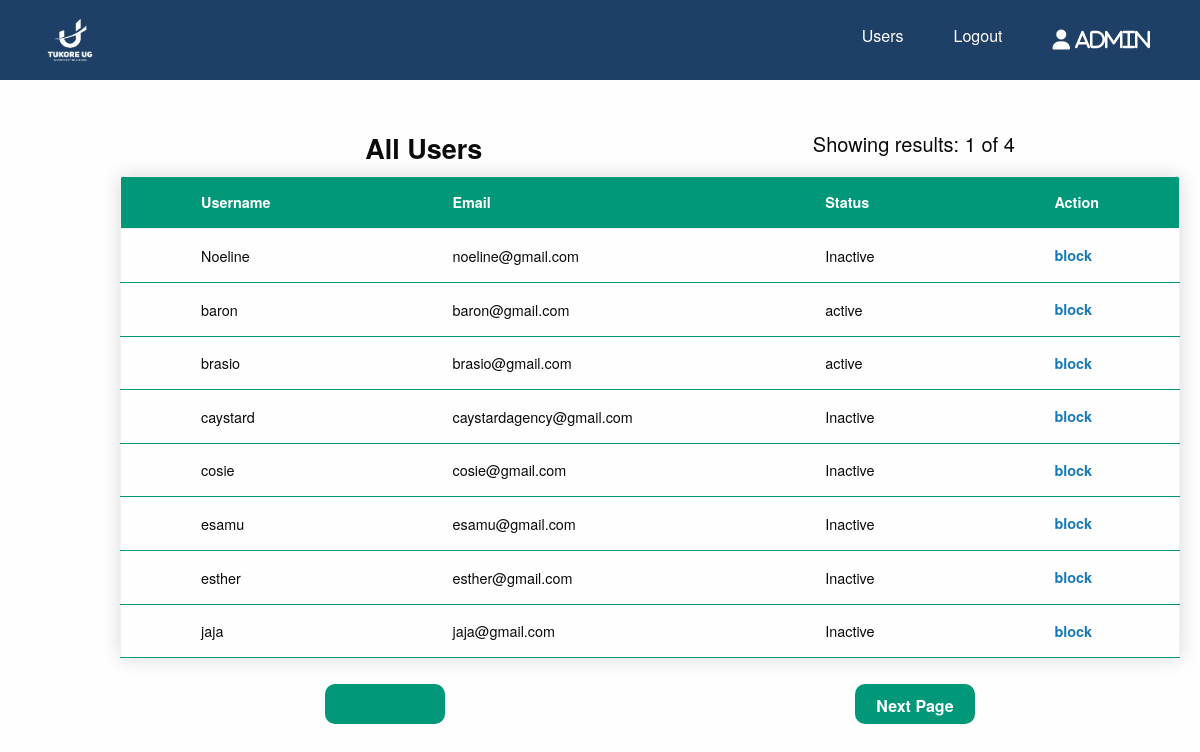
The app's page /user/admin/dashboard/users, older data.
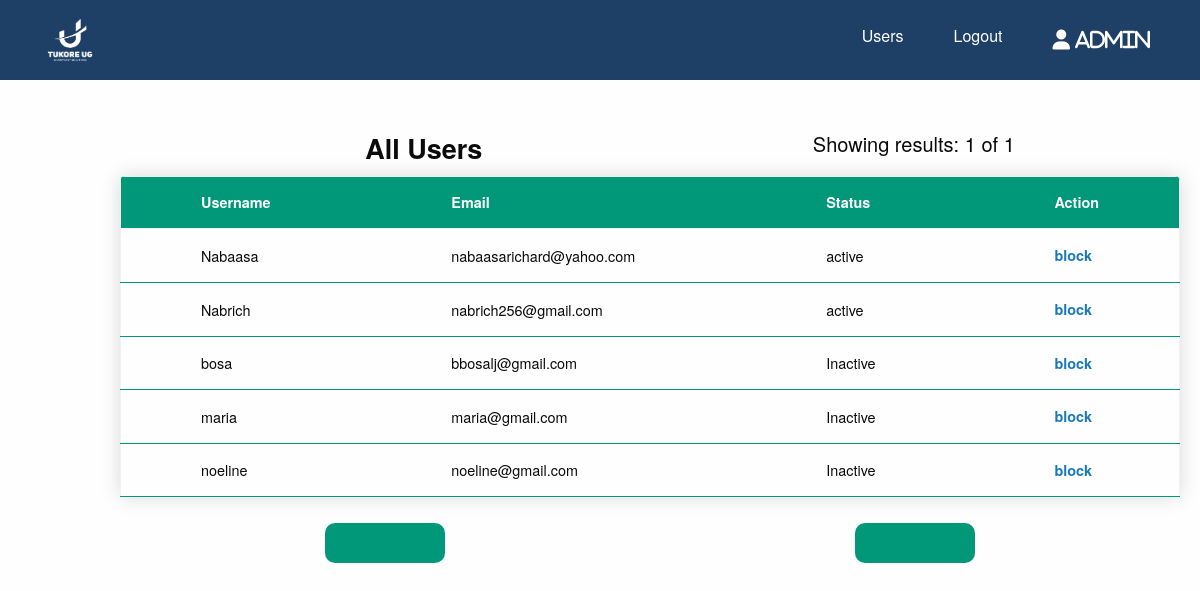
The same page, newer data.
### main/models.py (models this page shows, shortened)
class User(AbstractBaseUser, PermissionsMixin):
    username = models.CharField(max_length=254, blank=False, default='bosa')
    email = models.EmailField(max_length=254, unique=True)
    password = models.CharField(max_length=254,blank=False)
    paid = models.BooleanField(default=False)
    ref_code = models.CharField(max_length=12) #for generating the unique code.
    is_staff = models.BooleanField(default=False)
    is_superuser = models.BooleanField(default=False)
    now_admin = models.BooleanField(default=False)
    is_blocked = models.BooleanField(default=False)
    is_active = models.BooleanField(default=True)
    last_login = models.DateTimeField(null=True, blank=True)
    date_joined = models.DateTimeField(auto_now_add=True)
    ref_link = models.URLField()
    account_type = models.CharField(max_length=8, choices=Accounts,default="SILVER")
    total_deposits = models.PositiveIntegerField(default=0)
    total_withdraws = models.PositiveIntegerField(default=0)
    total_balance = models.PositiveIntegerField(default=0)
    total_profits = models.PositiveIntegerField(default=0)
    USERNAME_FIELD = 'email'
    EMAIL_FIELD = 'email'
    REQUIRED_FIELDS = ['username']
    objects = UserManager()
    class Meta:
        unique_together = ("username","email")#username and email should be unique

### main/views.py (the view)
# urls.py: path('user/admin/dashboard/users', views.get_users, name="all_users"),
def get_users(request):
    users = User.objects.all().order_by("username").exclude(now_admin=True)
    paginator = Paginator(users, per_page=8)
    num_pages = paginator.num_pages
    page_num = request.GET.get('page', 1)
    try:
        page = paginator.page(page_num)
    except EmptyPage:
        page = paginator.page(1)
    page_object = paginator.page(page_num)
    return render(request, "main/users.html", {"page_obj": page_object,"num_pages":num_pages,"page_num":page_num})

### main/templates/main/users.html (shortened to what this page needs)
{% extends "main/base.html" %}
{% load static %}
{% block content %}
    <section>
        {% include "main/snippets/admintop.html"  %}
                <div class="table_col">
                    <div class="foc_div">
                        <h4>All Users</h4>
                        <h5>Showing results: {{ page_num  }} of {{ num_pages }} </h5>
                    </div>
                    {% if page_obj  %}
                        <table class="content-table">
                            <thead>
                                <tr>
                                    <th>Username</th>
                                    <th>Email</th>
                                    <th>Status</th>
                                    <th>Action</th>
                                </tr>
                            </thead>
                            {% for user in page_obj %}
                                <tbody>
                                    <tr>
                                        <td>{{ user.username }}</td>
                                        <td>{{ user.email }}</td>
                                        {% if user.paid %}
                                            <td>active</td>
                                        {% else %}
                                            <td>Inactive</td>
                                        {% endif %}
                                        {% if user.is_blocked %}
                                            <td class="block_user">
                                                <a href="{% url 'main:unblock' id=user.id %}">
                                                   Un block
                                                </a>
                                            </td>
                                        {% else %}
                                            <td class="block_user">
                                                <a href="{% url 'main:block' id=user.id %}">
                                                    block
                                                </a>
                                            </td>
                                        {% endif %}
                                    </tr>
                                </tbody>
                            {% endfor %}
                        </table>
                        <div class="bobu">
                            <span class="first">
                            </span>
                            <span class="another">
                                {% if page_obj.has_next %}
                                    <a href="{% url 'main:all_users' %}?page={{ page_obj.next_page_number }}">Next Page</a>
                                {% endif %}
                            </span>
                        </div>
                    {% else %}
                        <h5 style="text-align:center;">No users found </h5>
                    {% endif %}
                </div>
    </section>
{% endblock %}

Row changes from the older to the newer data that the page shows:
removed User: username "Noeline", email "noeline@gmail.com", paid "Inactive", is_blocked "block"
removed User: username "baron", email "baron@gmail.com", paid "active", is_blocked "block"
removed User: username "brasio", email "brasio@gmail.com", paid "active", is_blocked "block"
removed User: username "caystard", email "caystardagency@gmail.com", paid "Inactive", is_blocked "block"
removed User: username "esamu", email "esamu@gmail.com", paid "Inactive", is_blocked "block"
removed User: username "esther", email "esther@gmail.com", paid "Inactive", is_blocked "block"
removed User: username "jaja", email "jaja@gmail.com", paid "Inactive", is_blocked "block"
now on this page (row edited): User: username "Nabaasa", email "nabaasarichard@yahoo.com", paid "active", is_blocked "block"
now on this page (row edited): User: username "Nabrich", email "nabrich256@gmail.com", paid "active", is_blocked "block"
now on this page (row edited): User: username "bosa", email "bbosalj@gmail.com", paid "Inactive", is_blocked "block"
now on this page (row edited): User: username "maria", email "maria@gmail.com", paid "Inactive", is_blocked "block"
changed User: username "cosie" → "noeline"; email "cosie@gmail.com" → "noeline@gmail.com"
Text that changed along with them:
{{ num_pages }}: "4" → "1"
text no longer shown: "Next Page"
